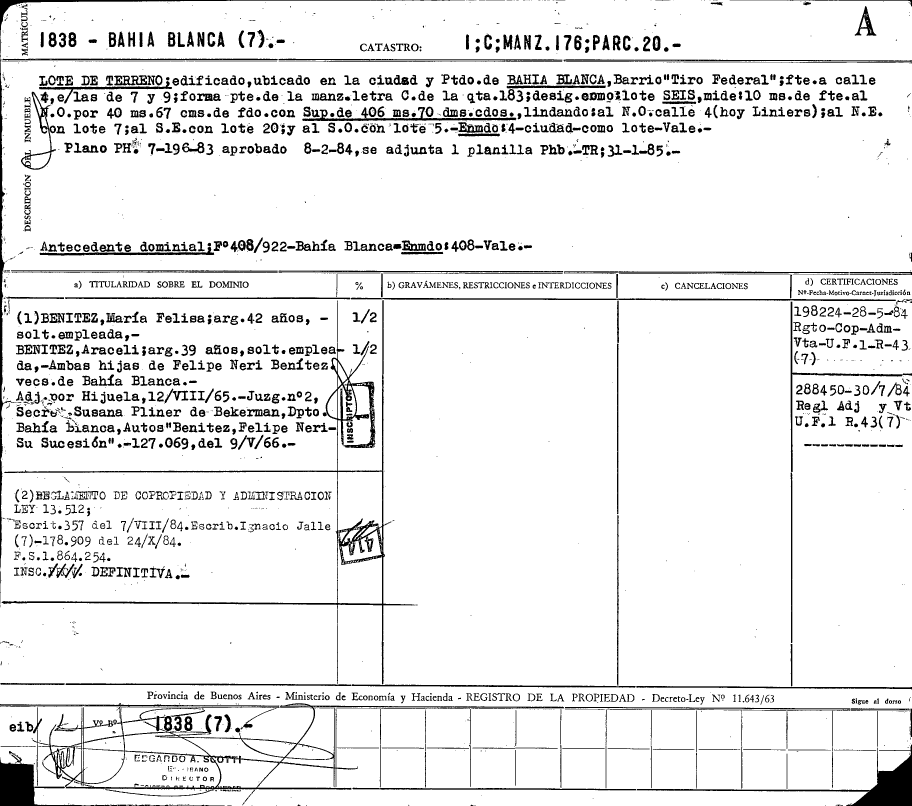
#> input picture 1-1-1-1838-.tif, 2734 x 2417 px (shown at 1/3 size)
$ python DeteccionLineasImportantesPrueba01.py
#> lines starting #> are read from the running program, lines starting #| are printed output that depends on the picture; after the words box and inside, x2 and y2 are one past the last pixel; in counts of white or black regions, pixels touching at a corner belong together
# -*- coding: utf-8 -*-
"""
Created on Fri Jun 25 23:25:59 2021


"""


# importing cv2
import cv2

# importing numpy
import numpy as np
import pytesseract
pytesseract.pytesseract.tesseract_cmd = r'C:\Program Files\Tesseract-OCR\tesseract.exe'

from matplotlib import pyplot as plt

WHITE = (255,255,255)
BLACK = (0,0,0)
RED = (0,0,255)
GREEN = (0,255,0)
BLUE = (255,0,0)

#Retorna una imagen solo con lineas horizontales y verticales
# Parametros:
#   - una imagen blanco y negro
#   - cantidad de pixeles para considerar posibles rupturas entre lineas
# Retorna:
#   - Imagen con lineas horizontales y verticales
def GetGridFromImage(image, maxLineGap):

    # Kernel para erosionar (y luego dilatar) de altura de un caracter.
    kernel = np.ones((maxLineGap,1), np.uint8)

    # aplica kernel dejando uniones de pixeles con longitud mayor a la de un caracter
    # esto deja lineas horizontales si la imagen esta alineada a los margenes
    imageV = cv2.erode(imageBin, kernel)
    imageV = cv2.dilate(imageV, kernel, iterations=2)

    #aplica kernel transpuesto, solo deja lineas horizontales
    imageH = cv2.erode(imageBin, kernel.T)
    imageH = cv2.dilate(imageH, kernel.T, iterations=2)


    # combina las lineas horizontales y verticales. Intenta dejar solo la grilla
    imageOut = cv2.bitwise_or(imageV, imageH)

    return imageOut


#Retorna una imagen solo con lineas horizontales y verticales
# Parametros:
#   - una imagen blanco y negro con lineas verticales y horizontales
#   - el largo minimo que debe tener una linea  horizontal para ser considerada
#   - el largo minimo que debe tener una linea  verticla para ser considerada
#   - un tamaño (en pixeles) para considerar cuando una linea cortada es continua
#   - el alto promedio de un caracter
# Retorna:
#   - Tupla con lineas horizontales y verticales
# [53 lines left out: function GetLinesFromImage, not called in this run]


# path
#path = r'1-1-1-1836-.tif'
path = r'1-1-1-1838-.tif'


# Reading an image in default mode
image = cv2.imread(path)
#> image is the input picture: shape (2417, 2734, 3); 91.9% white; 2503 black regions (984 under 20 px), largest, box (x1, y1, x2, y2) and area: (5, 900, 1247, 2053) 31063, (197, 2110, 1692, 2406) 18670, (1911, 2234, 2734, 2417) 18106

(imgH, imgW, _) = image.shape

vertice_superior_izquierdo = (0, 0)
vertice_superior_derecho = (imgW, 0)
vertice_inferior_izquierdo = (0, imgH)
vertice_inferior_derecho = (imgW, imgH)

# calcula algunos valores en funcion del tamaño de la image
minLineWidth  = int(imgW*0.50) # 50% del ancho
minLineHeight = int(imgW*0.35) # 35% del alto
maxLineGap    = int(imgW*0.08) # 10% del ancho
charAvgHeight = 32 #alto promedio de un caracter

# image = cv2.line(image, (0,10), (imgW, 10), (0,0,0), 3, cv2.LINE_AA)
# cv2.line(image, (0, imgH), (imgW, imgH), (255,255,255), 3, cv2.LINE_AA)

imageGray = cv2.cvtColor(image, cv2.COLOR_RGB2GRAY)

# convierte la imagen en blanco y negro  y luego invierte para poder aplicar
# operaciones morfologicas como erosion. Queda fondo negro y lineas blancas
(T, imageBin) = cv2.threshold(imageGray, 128, 255, cv2.THRESH_BINARY_INV)
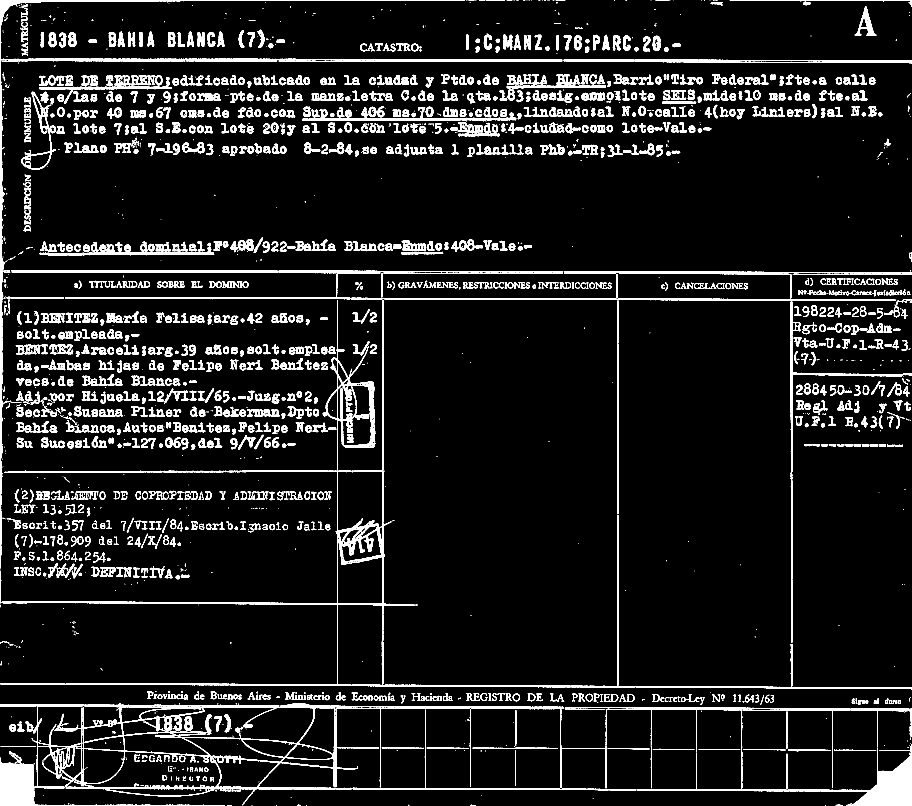
#> imageBin: shape (2417, 2734) (shown at 1/3 size); 8.1% white; 2503 white regions (984 under 20 px), largest, box (x1, y1, x2, y2) and area: (5, 900, 1247, 2053) 31063, (197, 2110, 1692, 2406) 18670, (1911, 2234, 2734, 2417) 18106

# obtiene lineas horizontales y verticales (puede haber basura)
imageBinGrid = GetGridFromImage(imageBin, maxLineGap)
#> in GetGridFromImage, `imageV = cv2.dilate(imageV, kernel, iterations=2)`:
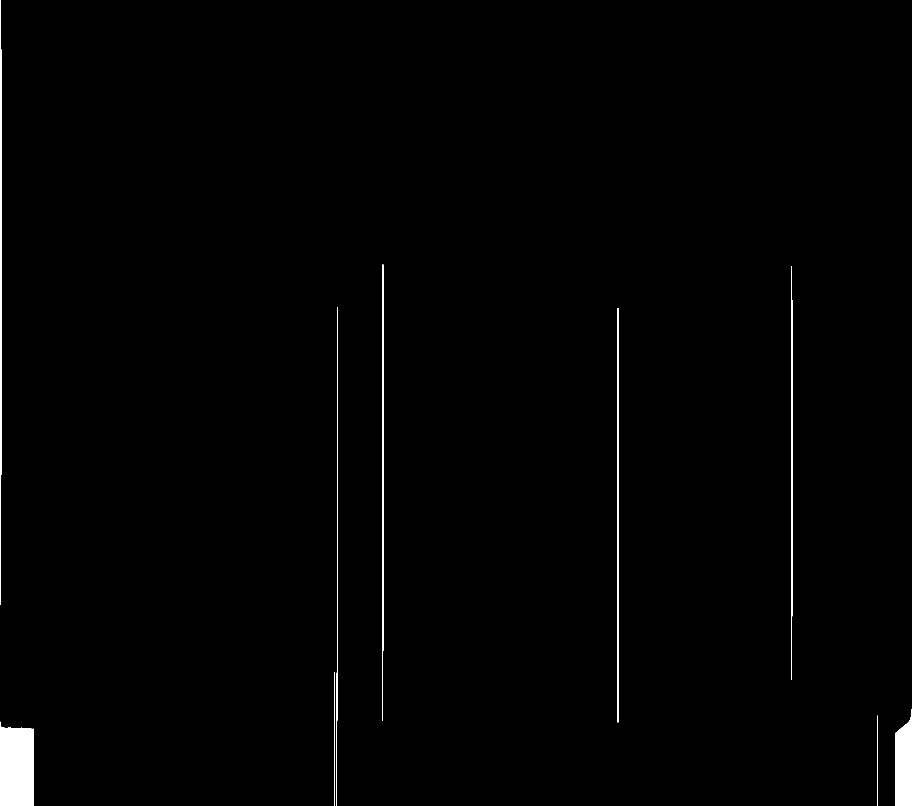
#> imageV: shape (2417, 2734) (shown at 1/3 size); 0.87% white; 10 white regions, largest, box (x1, y1, x2, y2) and area: (0, 2165, 101, 2417) 23537, (2685, 2127, 2734, 2417) 11673, (0, 0, 5, 1815) 7296
#> in GetGridFromImage, `imageH = cv2.erode(imageBin, kernel.T)`:
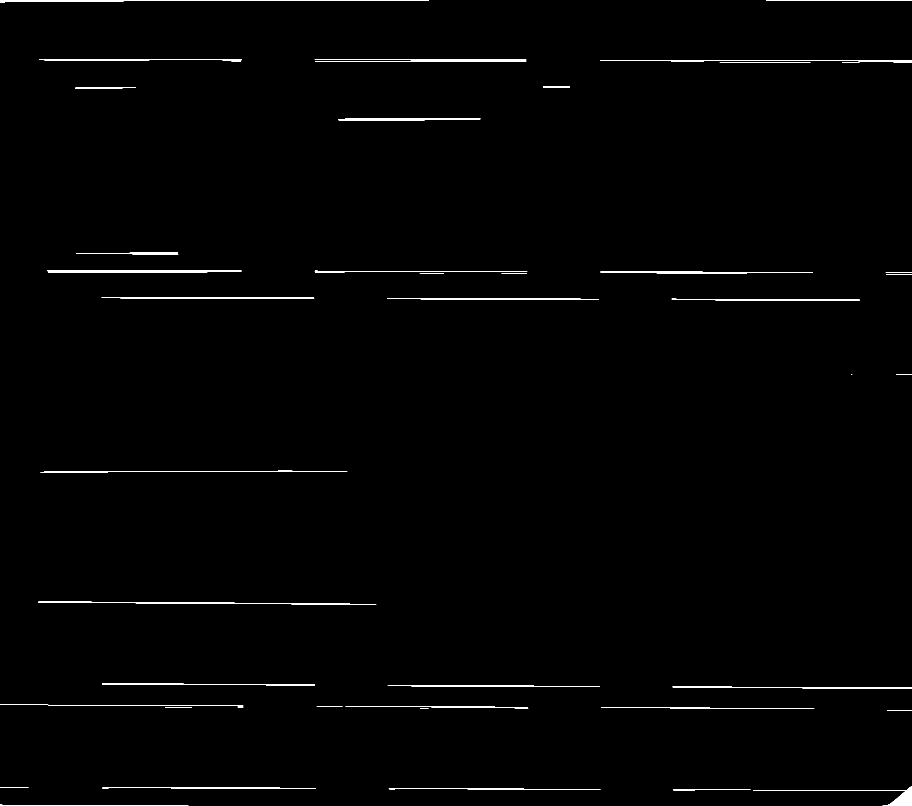
#> imageH: shape (2417, 2734) (shown at 1/3 size); 0.7% white; 52 white regions (2 under 20 px), largest, box (x1, y1, x2, y2) and area: (0, 0, 1287, 7) 3653, (2259, 2359, 2734, 2417) 3129, (114, 1805, 1129, 1814) 3015
#> in GetGridFromImage, `imageH = cv2.dilate(imageH, kernel.T, iterations=2)`:
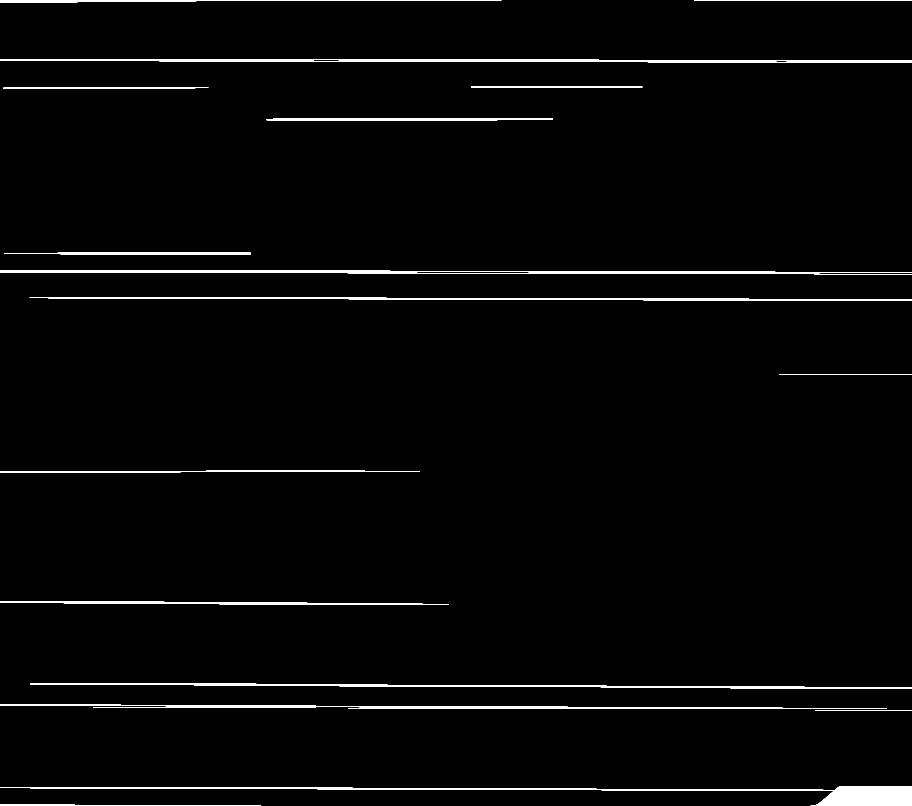
#> imageH: shape (2417, 2734) (shown at 1/3 size); 1.7% white; 22 white regions, largest, box (x1, y1, x2, y2) and area: (0, 2359, 2734, 2417) 24509, (90, 2051, 2734, 2065) 12041, (88, 893, 2734, 903) 10696
#> in GetGridFromImage, `imageOut = cv2.bitwise_or(imageV, imageH)`:
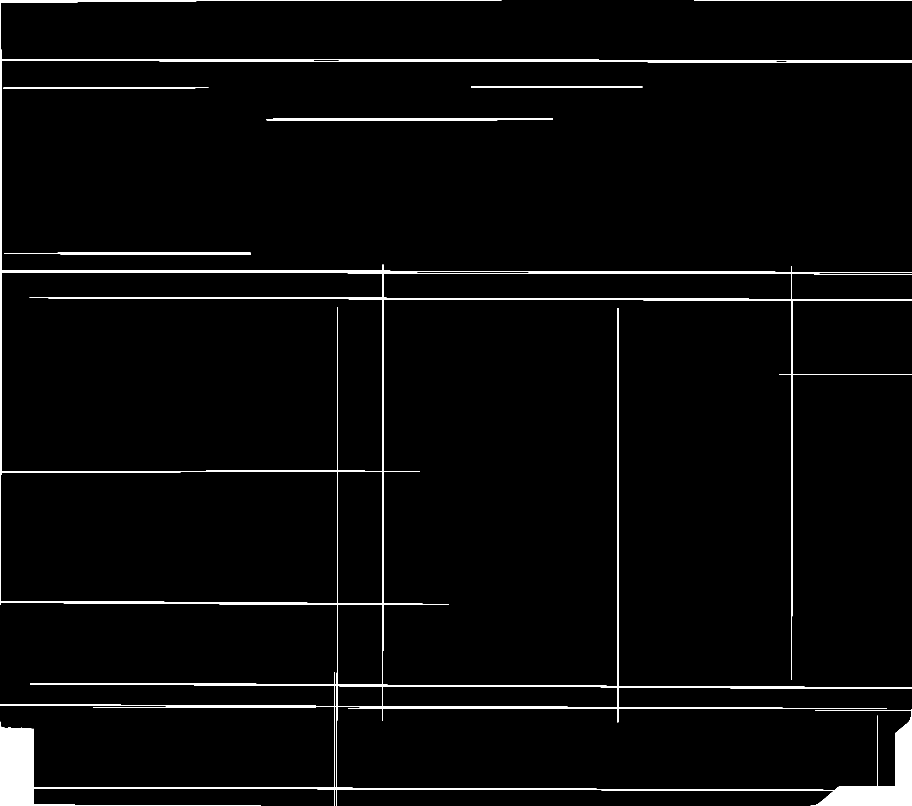
#> imageOut: shape (2417, 2734) (shown at 1/3 size); 2.6% white; 8 white regions, largest, box (x1, y1, x2, y2) and area: (0, 0, 2734, 2417) 153658, (800, 355, 1659, 361) 4647, (12, 758, 753, 764) 3562

## Agregar lineas exteriores (cubo exterior)
cv2.line(imageBinGrid, vertice_superior_izquierdo, vertice_superior_derecho, WHITE, 6, cv2.LINE_AA)
cv2.line(imageBinGrid, vertice_inferior_izquierdo, vertice_inferior_derecho, WHITE, 6, cv2.LINE_AA)

cv2.line(imageBinGrid, vertice_superior_izquierdo, vertice_inferior_izquierdo, WHITE, 6, cv2.LINE_AA)
cv2.line(imageBinGrid, vertice_superior_derecho, vertice_inferior_derecho, WHITE, 6, cv2.LINE_AA)
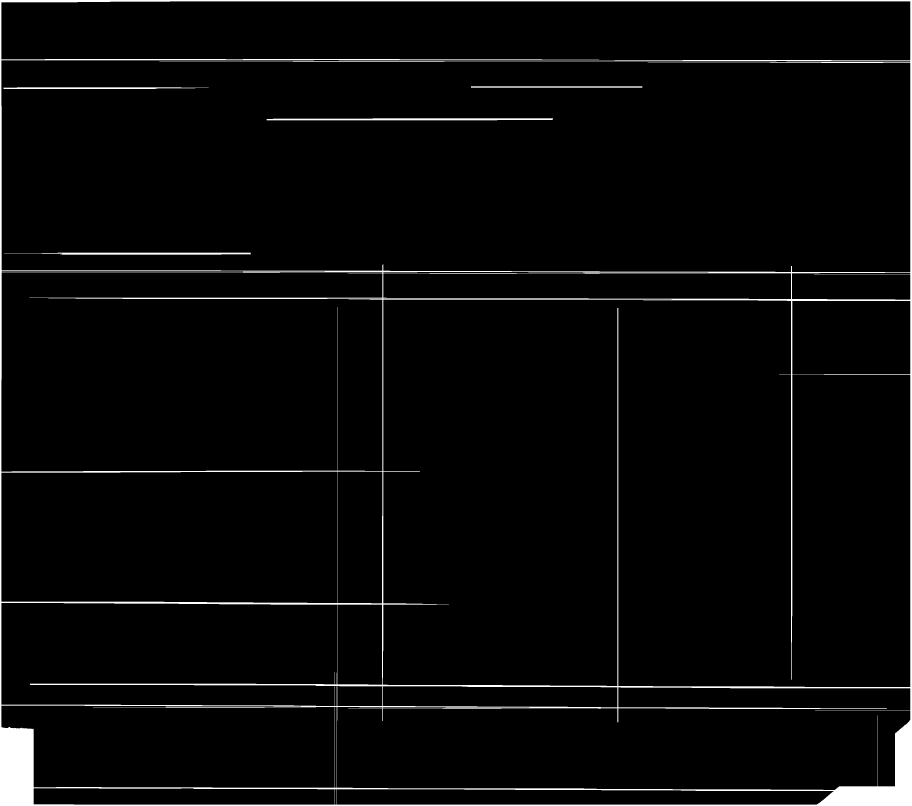
#> imageBinGrid: shape (2417, 2734) (shown at 1/3 size); min 0, max 255, mean 7.4

# # recupera lineas de referencia (mas largas) que sirven para caracterizar la planilla
# (linesH, linesV) = GetLinesFromImage(imageBinGrid, minLineWidth, minLineHeight, maxLineGap, charAvgHeight)

# for l in linesH:
#     cv2.line(image, (l[0], l[1]), (l[2], l[3]), RED, 3, cv2.LINE_AA)
#     # print("LH: (%d,%d)->(%d)" %  (l[0], l[1], l[4]) )
# for l in linesV:
#     cv2.line(image, (l[0], l[1]), (l[2], l[3]), GREEN, 3, cv2.LINE_AA)
#     # print("LV: (%d,%d)->(%d)" %  (l[0], l[1], l[4]) )

## Agregar lineas exteriores (cubo exterior)
# cv2.line(image, vertice_superior_izquierdo, vertice_superior_derecho, RED , 6, cv2.LINE_AA)
# cv2.line(image, vertice_inferior_izquierdo, vertice_inferior_derecho, RED, 6, cv2.LINE_AA)

# cv2.line(image, vertice_superior_izquierdo, vertice_inferior_izquierdo, GREEN, 6, cv2.LINE_AA)
# cv2.line(image, vertice_superior_derecho, vertice_inferior_derecho, GREEN, 6, cv2.LINE_AA)

# invierte la imagen para obtener el fondo blanco y lineas negras
imageOut = 255-image
#> imageOut: shape (2417, 2734, 3); 8.1% white; 2503 white regions (984 under 20 px)
# Displaying the image
cv2.imwrite(path+'-BigLinesGrid.png', imageBinGrid)
# cv2.imwrite(path+'-BigLines.png', image)

###########################################################################
# Detect contours for following box detection
# imageByN = cv2.cvtColor(imageBinGrid, cv2.COLOR_BGR2GRAY)
contours, hierarchy = cv2.findContours(imageBinGrid, cv2.RETR_TREE, cv2.CHAIN_APPROX_SIMPLE)
#> contours = 32 contours; largest, box (x1, y1, x2, y2) and area: (0, 0, 2734, 2417) 6602928, (1148, 898, 2731, 2062) 1747426, (4, 182, 2731, 818) 1714300, (4, 817, 1148, 1416) 677880, (4, 4, 2731, 182) 474847

def sort_contours(cnts, method="left-to-right"):
    # initialize the reverse flag and sort index
#> called with method = 'top-to-bottom'
    reverse = False
    i = 0
    # handle if we need to sort in reverse
    if method == "right-to-left" or method == "bottom-to-top":
        reverse = True
    # handle if we are sorting against the y-coordinate rather than
    # the x-coordinate of the bounding box
    if method == "top-to-bottom" or method == "bottom-to-top":
        i = 1
    # construct the list of bounding boxes and sort them from top to
    # bottom
    boundingBoxes = [cv2.boundingRect(c) for c in cnts]
#> boundingBoxes = 32 items, first 6: (0, 0, 2734, 2417), (1008, 2367, 1494, 47), (1002, 2367, 7, 47), (100, 2363, 903, 51), (100, 2362, 70, 3), (1002, 2120, 7, 244)
    (cnts, boundingBoxes) = zip(*sorted(zip(cnts, boundingBoxes),
    key=lambda b:b[1][i], reverse=reverse))
#> cnts has the same summary as contours outside sort_contours; boundingBoxes = 32 items, first 6: (0, 0, 2734, 2417), (4, 4, 2727, 178), (4, 178, 2727, 10), (4, 182, 2727, 636), (1413, 259, 514, 4), (10, 262, 616, 5)
    # return the list of sorted contours and bounding boxes
    return (cnts, boundingBoxes)

# Sort all the contours by top to bottom.
contours, boundingBoxes = sort_contours(contours, method="top-to-bottom")

boundingBoxes = boundingBoxes[1:2]
#> boundingBoxes = ((4, 4, 2727, 178),)
contours = contours[1:2]
#> contours = 1 contour; box (x1, y1, x2, y2) and area: (4, 4, 2731, 182) 474847
#Creating a list of heights for all detected boxes
heights = [boundingBoxes[i][3] for i in range(len(boundingBoxes))]
#> heights = [178]
#Get mean of heights
mean = np.mean(heights)
#> mean = 178

#Create list box to store all boxes in
box = []
# Get position (x,y), width and height for every contour and show the contour on image
for c in contours:
    x, y, w, h = cv2.boundingRect(c)
    if (w<imgW and h<imgH) and (h > charAvgHeight * 2):
        cv2.rectangle(image,(x,y),(x+w,y+h),BLUE,2)
        box.append([x,y,w,h])
#> this loop made 1 pass
#> after the loop, box = [[4, 4, 2727, 178]]

cv2.imwrite(path+'-Boxes.png', image)

#Creating two lists to define row and column in which cell is located
row=[]
column=[]
j=0
# Sorting the boxes to their respective row and column
for i in range(len(box)):
    # [6 lines of commented-out code are left out]
    column.append(box[i])
    # previous=box[i]
    # if(i==len(box)-1):
    row.append(column)
#> this loop made 1 pass
#> after the loop, column = [[4, 4, 2727, 178]]; row = [[[4, 4, 2727, 178]]]
    # [7 lines of commented-out code are left out]
countcol = 0
for i in range(len(row)):
    countcol = len(row[i])
    if countcol > countcol:
        countcol = countcol
#> this loop made 1 pass
#> countcol on pass 1: 1


#Retrieving the center of each column
center = [int(row[i][j][0]+row[i][j][2]/2) for j in range(len(row[i])) if row[0]]
#> center = [1367]
center=np.array(center)
center.sort()


finalboxes = []
for i in range(len(row)):
    lis=[]
    for k in range(countcol):
        lis.append([])
    for j in range(len(row[i])):
        diff = abs(center-(row[i][j][0]+row[i][j][2]/4))
        minimum = min(diff)
        indexing = list(diff).index(minimum)
        lis[indexing].append(row[i][j])
    finalboxes.append(lis)
#> after the loop, finalboxes = 1 item

#from every single image-based cell/box the strings are extracted via pytesseract and stored in a list
outer=[]
for i in range(len(finalboxes)):
    for j in range(len(finalboxes[i])):
        inner=''
        if(len(finalboxes[i][j])==0):
            outer.append(' ')
        else:
            for k in range(len(finalboxes[i][j])):
                y,x,w,h = finalboxes[i][j][k][0],finalboxes[i][j][k][1], finalboxes[i][j][k][2],finalboxes[i][j][k][3]
                finalimg = imageOut[x:x+h, y:y+w]
                kernel = cv2.getStructuringElement(cv2.MORPH_RECT, (2, 1))
                border = cv2.copyMakeBorder(finalimg,2,2,2,2,   cv2.BORDER_CONSTANT,value=[255,255])
                resizing = cv2.resize(border, None, fx=2, fy=2, interpolation=cv2.INTER_CUBIC)
                dilation = cv2.dilate(resizing, kernel,iterations=1)
                erosion = cv2.erode(dilation, kernel,iterations=1)


#> (the run stopped early here; a loop or call above may not have finished)
